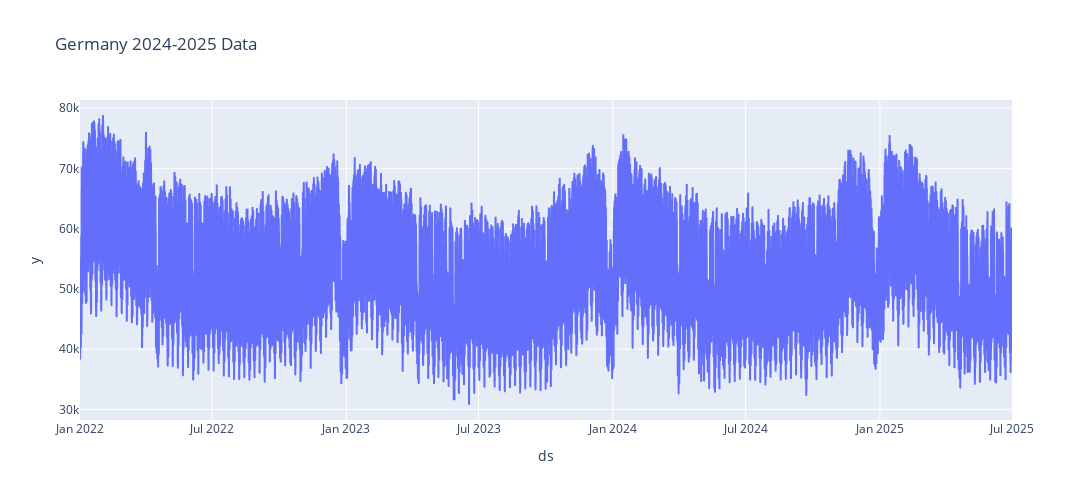

Notebook code for this chart:
### Code cell
fig = px.line(df_combined, x='ds', y='y', 
              title='Germany 2024-2025 Data',
              width=1400, height=500)
fig.show()

### Figure 1 — Plotly figure (JSON) as saved in the notebook; plotly's stock layout.template omitted (floating-point values rounded to 4 significant figures; data arrays with more than 128 entries replaced by an {"elided": "..."} marker saying what was removed)
{"data": [{"hovertemplate": "ds=%{x}<br>y=%{y}<extra></extra>", "legendgroup": "", "line": {"color": "#636efa", "dash": "solid"}, "marker": {"symbol": "circle"}, "mode": "lines", "name": "", "showlegend": false, "type": "scattergl", "x": {"elided": "30648 str values"}, "xaxis": "x", "y": {"elided": "30648 float values"}, "yaxis": "y"}], "layout": {"height": 500, "legend": {"tracegroupgap": 0}, "title": {"text": "Germany 2024-2025 Data"}, "width": 1400, "xaxis": {"anchor": "y", "domain": [0, 1], "title": {"text": "ds"}}, "yaxis": {"anchor": "x", "domain": [0, 1], "title": {"text": "y"}}}}
